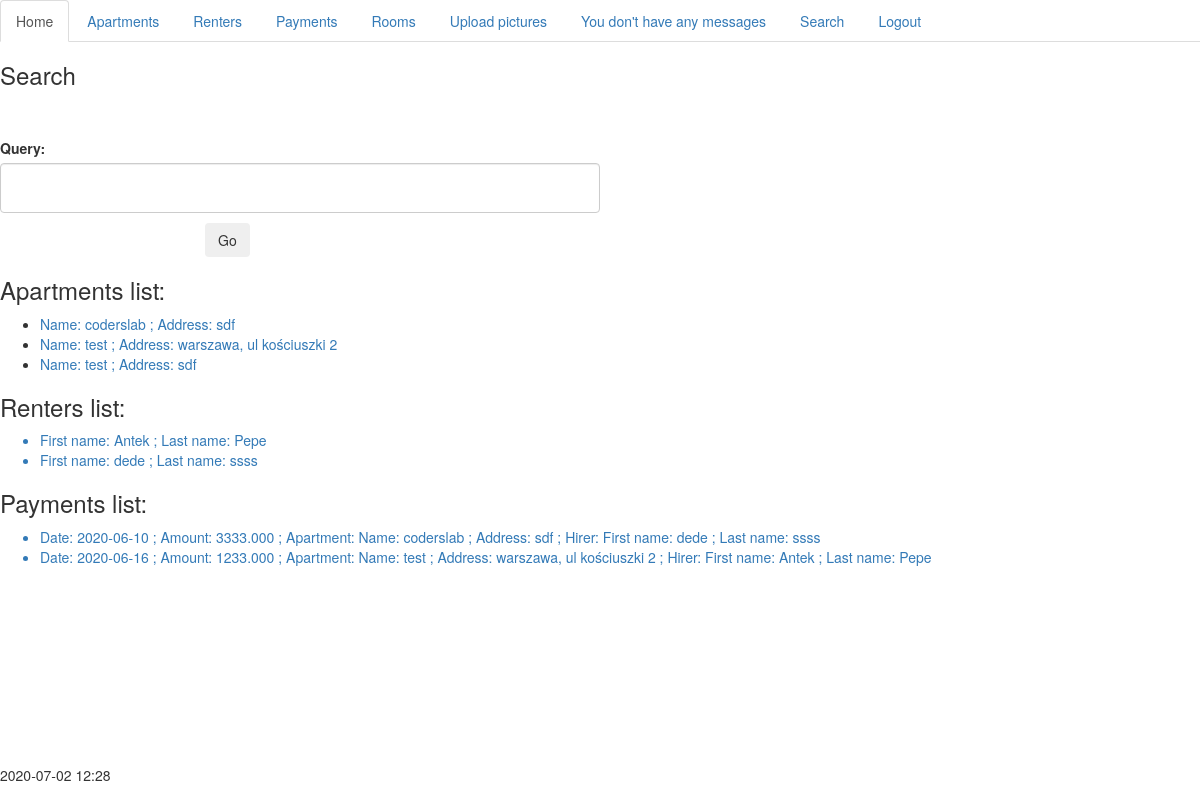
The page /search/ (signed in) on the database as committed earlier.
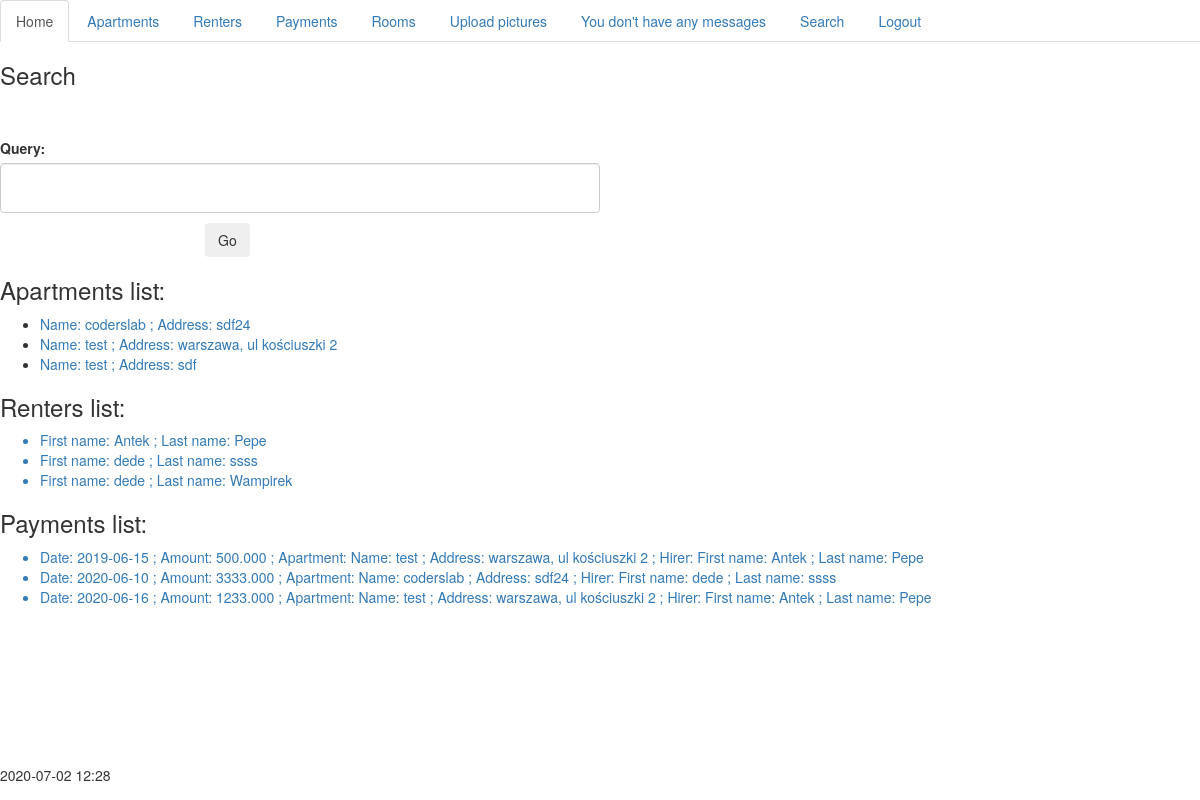
The same page on the database as committed later.
### handling/models.py (models this page shows, shortened)
class Apartments(models.Model):
    name = models.CharField(max_length=250)
    address = models.CharField(max_length=250)
    surface = models.DecimalField(max_digits=8, decimal_places=3)
    rent = models.IntegerField(null=True)
    costs = models.IntegerField(null=True)
    rooms = models.ManyToManyField(ApartmentsRooms)
    equipment = models.TextField()
    description = models.TextField()
    def __str__(self):
        return f'Name: {self.name} ; Address: {self.address}'
    def get_detail_url(self):
        return f'/apartments/{self.id}/'

class Renters(models.Model):
    first_name = models.CharField(max_length=100)
    last_name = models.CharField(max_length=100)
    apartment = models.OneToOneField(Apartments, on_delete=models.CASCADE)
    def __str__(self):
        return f'First name: {self.first_name} ; Last name: {self.last_name} '#; Apartment: {self.apartment}'
    def get_detail_url(self):
        return f'/renters/{self.id}/'

class Payments(models.Model):
    date = models.DateField()
    amount = models.DecimalField(max_digits=8, decimal_places=3)
    renter = models.ForeignKey(Renters, on_delete=models.CASCADE)
    apartment = models.ForeignKey(Apartments,on_delete=models.CASCADE)
    def __str__(self):
        return f'Date: {self.date} ; Amount: {self.amount} ; Apartment: {self.apartment} ; Hirer: {self.renter}'
    def get_detail_url(self):
        return f'/payments/{self.id}/'

### handling/views.py (the view)
# urls.py: path('search/', views.SearchDatas.as_view(),name='search'),
class SearchDatas(LoginRequiredMixin,View):
    def get(self,request):
        search_form = SearchForm
        aparts,rent,pay= self.search(request)
        context = {'search_form':search_form, 'objects_apartments':aparts,'objects_renters':rent,'objects_payments':pay}
        return render(request,'search.html',context)
    def search(self,request):
        search_form = SearchForm(request.GET)
        search_form.is_valid()
        a_name = search_form.cleaned_data.get('query', "")
        a_address = search_form.cleaned_data.get('query', "")
        a_equipment = search_form.cleaned_data.get('query', "")
        a_description = search_form.cleaned_data.get('query', "")
        a1 = Q(name__icontains=a_name)
        a2 = Q(address__icontains=a_address)
        a3 = Q(equipment__icontains=a_equipment)
        a4 = Q(description__icontains=a_description)
        aparts = Apartments.objects.filter(a1 | a2 | a3 | a4).order_by('name')
        r_first = search_form.cleaned_data.get('query', "")
        r_last = search_form.cleaned_data.get('query', "")
        r1 = Q(first_name__icontains=r_first)
        r2 = Q(last_name__icontains=r_last)
        rent = Renters.objects.filter(r1 | r2 ).order_by('first_name')
        p_date = search_form.cleaned_data.get('query', "")
        p_amount = search_form.cleaned_data.get('query', "")
        p1 = Q(date__icontains=p_date)
        p2 = Q(amount__icontains=p_amount)
        pay = Payments.objects.filter(p1 | p2 ).order_by('date')
        return aparts,rent,pay

### handling/extra_context.py (called while the page is built)
def get_messages(request):
    if Messages.objects.all():
        return {'mess':'You have messages'}
    else:
        return {'mess': "You don't have any messages"}

### normalview/extra_context.py (called while the page is built)
def show_time(request):
    now = datetime.now()
    two_hours_timezone = datetime.now() + timedelta(hours=2)
    hour = '{:%H:%M}'.format(two_hours_timezone)
    return {'now':now.strftime("%Y-%m-%d"),'hour':hour}

### handling/templates/search.html
{% extends 'base.html' %}
{% block content %}
<h3> Search </h3><br><br>
    <form class="form-horizontal" method="GET" >
    {{ search_form.as_p }}
    <div class="form-group">
      <div class="col-sm-offset-2 col-sm-10">
        <button type="submit" class="btn btn-default">Go</button>
      </div>
    </div>
</form>
{% if objects_apartments %}
<h3>Apartments list:</h3>
<ul>
{% for object in objects_apartments %}
    <li class="{{ class }}"><a href="{{ object.get_detail_url }}"> {{ object }}</a></li>
{% endfor %}
</ul>
{% endif %}
{% if objects_renters %}
<h3>Renters list:</h3>
<ul>
{% for object in objects_renters %}
    <a href="{{ object.get_detail_url }}"> <li class="{{ class }}"> {{ object }}</li></a>
{% endfor %}
</ul>
{% endif %}
{% if objects_payments %}
<h3>Payments list:</h3>
<ul>
{% for object in objects_payments %}
    <a href="{{ object.get_detail_url }}"> <li class="{{ class }}"> {{ object }}</li></a>
{% endfor %}
</ul>
{% endif %}
{% endblock %}

Rows that differ between the two databases and show on the page:
changed Apartments: name+address "Name: coderslab ; Address: sdf" → "Name: coderslab ; Address: sdf24"
added Renters: first_name+last_name "First name: dede ; Last name: Wampirek"
added Payments: date+amount+apartment "Date: 2019-06-15 ; Amount: 500.000 ; Apartment: Name: test ; Address: warszawa, ul kościuszki 2 ; Hirer: First name: Antek ; Last name: Pepe"
changed through a linked row, Payments: date+amount+apartment "Date: 2020-06-10 ; Amount: 3333.000 ; Apartment: Name: coderslab ; Address: sdf ; Hirer: First name: dede ; Last name: ssss" → "Date: 2020-06-10 ; Amount: 3333.000 ; Apartment: Name: coderslab ; Address: sdf24 ; Hirer: First name: dede ; Last name: ssss"
